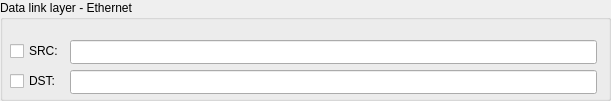
   <widget class="QGroupBox" name="groupBox">
    <property name="geometry">
     <rect>
      <x>377</x>
      <y>77</y>
      <width>611</width>
      <height>101</height>
     </rect>
    </property>
    <property name="title">
     <string>Data link layer - Ethernet</string>
    </property>
    <widget class="QCheckBox" name="dstCheckbox">
     <property name="geometry">
      <rect>
       <x>10</x>
       <y>70</y>
       <width>56</width>
       <height>22</height>
      </rect>
     </property>
     <property name="sizePolicy">
      <sizepolicy hsizetype="Fixed" vsizetype="Fixed">
       <horstretch>0</horstretch>
       <verstretch>0</verstretch>
      </sizepolicy>
     </property>
     <property name="minimumSize">
      <size>
       <width>56</width>
       <height>22</height>
      </size>
     </property>
     <property name="maximumSize">
      <size>
       <width>56</width>
       <height>22</height>
      </size>
     </property>
     <property name="text">
      <string>DST:</string>
     </property>
    </widget>
    <widget class="QLineEdit" name="dstLineEdit">
     <property name="geometry">
      <rect>
       <x>70</x>
       <y>70</y>
       <width>527</width>
       <height>24</height>
      </rect>
     </property>
     <property name="minimumSize">
      <size>
       <width>527</width>
       <height>24</height>
      </size>
     </property>
     <property name="maximumSize">
      <size>
       <width>527</width>
       <height>24</height>
      </size>
     </property>
    </widget>
    <widget class="QCheckBox" name="srcCheckbox">
     <property name="geometry">
      <rect>
       <x>10</x>
       <y>40</y>
       <width>56</width>
       <height>22</height>
      </rect>
     </property>
     <property name="sizePolicy">
      <sizepolicy hsizetype="Fixed" vsizetype="Fixed">
       <horstretch>0</horstretch>
       <verstretch>0</verstretch>
      </sizepolicy>
     </property>
     <property name="minimumSize">
      <size>
       <width>56</width>
       <height>22</height>
      </size>
     </property>
     <property name="maximumSize">
      <size>
       <width>56</width>
       <height>22</height>
      </size>
     </property>
     <property name="text">
      <string>SRC:</string>
     </property>
    </widget>
    <widget class="QLineEdit" name="srcLineEdit">
     <property name="geometry">
      <rect>
       <x>70</x>
       <y>40</y>
       <width>527</width>
       <height>24</height>
      </rect>
     </property>
     <property name="minimumSize">
      <size>
       <width>527</width>
       <height>24</height>
      </size>
     </property>
     <property name="maximumSize">
      <size>
       <width>527</width>
       <height>24</height>
      </size>
     </property>
    </widget>
   </widget>
